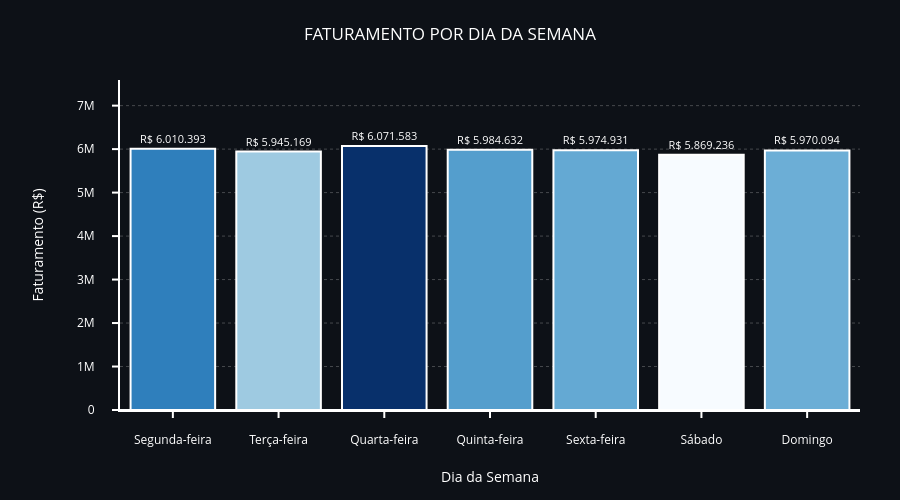

Source (notebook cell):
### Markdown cell above
## 📅 Faturamento por Dia da Semana

Avaliação de quais dias apresentam maior volume de vendas.

### Code cell
valores_formatados_semana = [
    f"R$ {v:,.0f}".replace(",", "X").replace(".", ",").replace("X", ".") 
    for v in analise_dia_semana.values
]

#Gráfico de barras para faturamento por dia da semana
fig_semana = px.bar(
    x=analise_dia_semana.index,
    y=analise_dia_semana.values,
    text=valores_formatados_semana,
    title="FATURAMENTO POR DIA DA SEMANA",
    labels={'x': 'Dia da Semana', 'y': 'Faturamento (R$)'},
    color=analise_dia_semana.values,
    color_continuous_scale='Blues',
    height=500
)

fig_semana.update_traces(
    textposition='outside',
    textfont=dict(size=11, color='white'),
    marker=dict(line=dict(color='white', width=2)),
    cliponaxis=False,
    customdata=valores_formatados_semana,
    hovertemplate="Dia: %{x}<br>Faturamento: %{customdata}<extra></extra>"
)

fig_semana.update_xaxes(
    tickangle=0,
    color='white',

    showline=True,
    linecolor='white',
    linewidth=2,

    ticks="outside",
    ticklen=6,
    tickwidth=2,

    ticklabelstandoff=12,
    title_standoff=25
)

fig_semana.update_yaxes(
    range=[0, max(analise_dia_semana.values) * 1.25],
    color='white',

    showline=True,
    linecolor='white',
    linewidth=2,

    showgrid=True,
    gridcolor='rgba(200,200,200,0.3)',
    griddash='dot',

    ticks="outside",
    ticklen=6,
    tickwidth=2,

    ticklabelstandoff=15,
    title_standoff=30,

    automargin=True
)

fig_semana.update_layout(
    margin=dict(l=120, r=40, t=80, b=90),
    plot_bgcolor='#0d1117',
    paper_bgcolor='#0d1117',
    font=dict(color='white'),
    title_x=0.5,
    coloraxis_showscale=False,

    hoverlabel=dict(
        bgcolor="black",
        font_size=12,
        font_color="white"
    )
)

fig_semana.show()

### Figure 1 — Plotly figure (JSON) as saved in the notebook; plotly's stock layout.template omitted (floating-point values rounded to 4 significant figures)
{"data": [{"alignmentgroup": "True", "cliponaxis": false, "customdata": ["R$ 6.010.393", "R$ 5.945.169", "R$ 6.071.583", "R$ 5.984.632", "R$ 5.974.931", "R$ 5.869.236", "R$ 5.970.094"], "hovertemplate": "Dia: %{x}<br>Faturamento: %{customdata}<extra></extra>", "legendgroup": "", "marker": {"color": [6010393, 5945169, 6071583, 5984632, 5974931, 5869236, 5970094], "coloraxis": "coloraxis", "line": {"color": "white", "width": 2}, "pattern": {"shape": ""}}, "name": "", "offsetgroup": "", "orientation": "v", "showlegend": false, "text": ["R$ 6.010.393", "R$ 5.945.169", "R$ 6.071.583", "R$ 5.984.632", "R$ 5.974.931", "R$ 5.869.236", "R$ 5.970.094"], "textfont": {"color": "white", "size": 11}, "textposition": "outside", "type": "bar", "x": ["Segunda-feira", "Terça-feira", "Quarta-feira", "Quinta-feira", "Sexta-feira", "Sábado", "Domingo"], "xaxis": "x", "y": [6010393, 5945169, 6071583, 5984632, 5974931, 5869236, 5970094], "yaxis": "y"}], "layout": {"barmode": "relative", "coloraxis": {"colorbar": {"title": {"text": "color"}}, "colorscale": [[0, "rgb(247,251,255)"], [0.125, "rgb(222,235,247)"], [0.25, "rgb(198,219,239)"], [0.375, "rgb(158,202,225)"], [0.5, "rgb(107,174,214)"], [0.625, "rgb(66,146,198)"], [0.75, "rgb(33,113,181)"], [0.875, "rgb(8,81,156)"], [1, "rgb(8,48,107)"]], "showscale": false}, "font": {"color": "white"}, "height": 500, "hoverlabel": {"bgcolor": "black", "font": {"color": "white", "size": 12}}, "legend": {"tracegroupgap": 0}, "margin": {"b": 90, "l": 120, "r": 40, "t": 80}, "paper_bgcolor": "#0d1117", "plot_bgcolor": "#0d1117", "title": {"text": "FATURAMENTO POR DIA DA SEMANA", "x": 0.5}, "xaxis": {"anchor": "y", "color": "white", "domain": [0, 1], "linecolor": "white", "linewidth": 2, "showline": true, "tickangle": 0, "ticklabelstandoff": 12, "ticklen": 6, "ticks": "outside", "tickwidth": 2, "title": {"standoff": 25, "text": "Dia da Semana"}}, "yaxis": {"anchor": "x", "automargin": true, "color": "white", "domain": [0, 1], "gridcolor": "rgba(200,200,200,0.3)", "griddash": "dot", "linecolor": "white", "linewidth": 2, "range": [0, 7589000.0], "showgrid": true, "showline": true, "ticklabelstandoff": 15, "ticklen": 6, "ticks": "outside", "tickwidth": 2, "title": {"standoff": 30, "text": "Faturamento (R$)"}}}}
